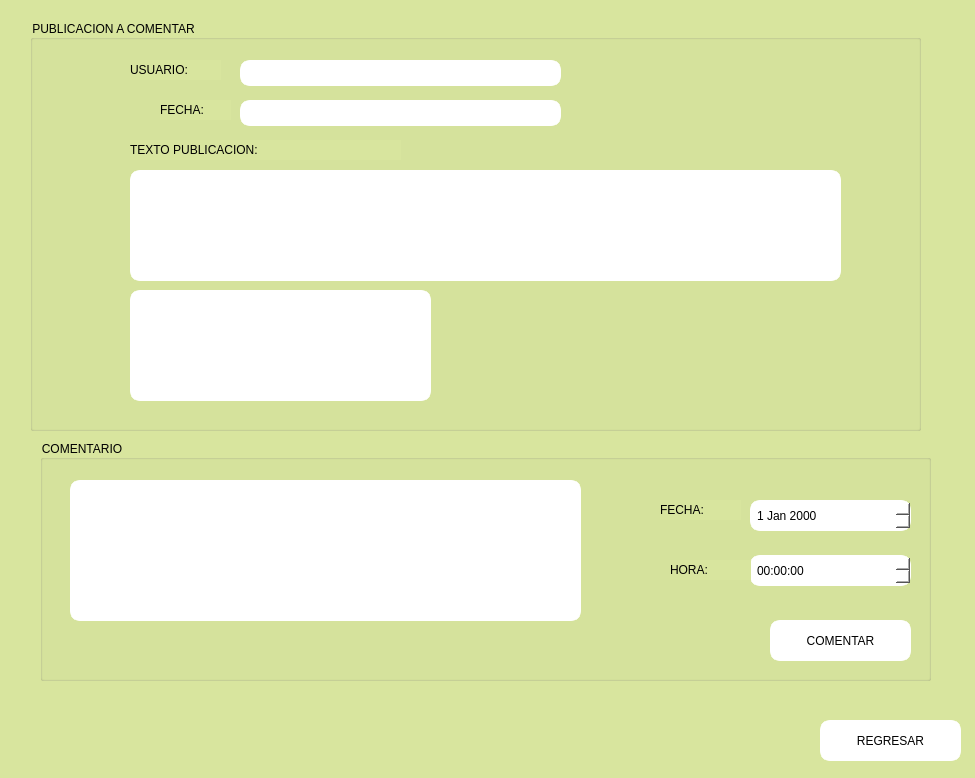
<?xml version="1.0" encoding="UTF-8"?>
<ui version="4.0">
 <class>ComentarU</class>
 <widget class="QMainWindow" name="ComentarU">
  <property name="geometry">
   <rect>
    <x>0</x>
    <y>0</y>
    <width>975</width>
    <height>778</height>
   </rect>
  </property>
  <property name="windowTitle">
   <string>MainWindow</string>
  </property>
  <property name="styleSheet">
   <string notr="true">background-color: rgb(216, 229, 158);</string>
  </property>
  <widget class="QWidget" name="centralwidget">
   <widget class="QPushButton" name="btnRegresar">
    <property name="geometry">
     <rect>
      <x>820</x>
      <y>720</y>
      <width>141</width>
      <height>41</height>
     </rect>
    </property>
    <property name="cursor">
     <cursorShape>PointingHandCursor</cursorShape>
    </property>
    <property name="styleSheet">
     <string notr="true">font: 900 10pt &quot;Segoe UI Black&quot;;
border: 5px solid white;
background-color: rgb(255, 255, 255);
border-radius: 10px;
</string>
    </property>
    <property name="text">
     <string>REGRESAR</string>
    </property>
   </widget>
   <widget class="QGroupBox" name="groupBox_2">
    <property name="geometry">
     <rect>
      <x>30</x>
      <y>20</y>
      <width>891</width>
      <height>411</height>
     </rect>
    </property>
    <property name="styleSheet">
     <string notr="true">font: 12pt &quot;Sitka&quot;;</string>
    </property>
    <property name="title">
     <string>PUBLICACION A COMENTAR</string>
    </property>
    <widget class="QLabel" name="lblUsuario">
     <property name="geometry">
      <rect>
       <x>100</x>
       <y>40</y>
       <width>91</width>
       <height>20</height>
      </rect>
     </property>
     <property name="styleSheet">
      <string notr="true">font: 600 12pt &quot;Segoe UI Semibold&quot;;</string>
     </property>
     <property name="text">
      <string>USUARIO: </string>
     </property>
    </widget>
    <widget class="QLabel" name="lblFecha">
     <property name="geometry">
      <rect>
       <x>130</x>
       <y>80</y>
       <width>71</width>
       <height>20</height>
      </rect>
     </property>
     <property name="styleSheet">
      <string notr="true">font: 600 12pt &quot;Segoe UI Semibold&quot;;</string>
     </property>
     <property name="text">
      <string>FECHA: </string>
     </property>
    </widget>
    <widget class="QLabel" name="label_7">
     <property name="geometry">
      <rect>
       <x>100</x>
       <y>120</y>
       <width>271</width>
       <height>20</height>
      </rect>
     </property>
     <property name="styleSheet">
      <string notr="true">font: 600 12pt &quot;Segoe UI Semibold&quot;;</string>
     </property>
     <property name="text">
      <string>TEXTO PUBLICACION: </string>
     </property>
    </widget>
    <widget class="QLineEdit" name="txtUsuario">
     <property name="enabled">
      <bool>false</bool>
     </property>
     <property name="geometry">
      <rect>
       <x>210</x>
       <y>40</y>
       <width>321</width>
       <height>26</height>
      </rect>
     </property>
     <property name="styleSheet">
      <string notr="true">font: 600 11pt &quot;Segoe UI Variable Display Semib&quot;;
border: 5px solid white;
background-color: rgb(255, 255, 255);
border-radius: 10px;</string>
     </property>
    </widget>
    <widget class="QPlainTextEdit" name="plnText">
     <property name="enabled">
      <bool>false</bool>
     </property>
     <property name="geometry">
      <rect>
       <x>100</x>
       <y>150</y>
       <width>711</width>
       <height>111</height>
      </rect>
     </property>
     <property name="styleSheet">
      <string notr="true">font: 600 11pt &quot;Segoe UI Variable Display Semib&quot;;
border: 5px solid white;
background-color: rgb(255, 255, 255);
border-radius: 10px;</string>
     </property>
    </widget>
    <widget class="QLabel" name="lblImagen">
     <property name="enabled">
      <bool>false</bool>
     </property>
     <property name="geometry">
      <rect>
       <x>100</x>
       <y>270</y>
       <width>301</width>
       <height>111</height>
      </rect>
     </property>
     <property name="styleSheet">
      <string notr="true">font: 600 20pt &quot;Segoe UI Variable Display Semib&quot;;
border: 5px solid white;
background-color: rgb(255, 255, 255);
border-radius: 10px;</string>
     </property>
     <property name="text">
      <string/>
     </property>
    </widget>
    <widget class="QLineEdit" name="txtFecha">
     <property name="enabled">
      <bool>false</bool>
     </property>
     <property name="geometry">
      <rect>
       <x>210</x>
       <y>80</y>
       <width>321</width>
       <height>26</height>
      </rect>
     </property>
     <property name="styleSheet">
      <string notr="true">font: 600 11pt &quot;Segoe UI Variable Display Semib&quot;;
border: 5px solid white;
background-color: rgb(255, 255, 255);
border-radius: 10px;</string>
     </property>
    </widget>
   </widget>
   <widget class="QGroupBox" name="groupBox_3">
    <property name="geometry">
     <rect>
      <x>40</x>
      <y>440</y>
      <width>891</width>
      <height>241</height>
     </rect>
    </property>
    <property name="styleSheet">
     <string notr="true">font: 12pt &quot;Sitka&quot;;</string>
    </property>
    <property name="title">
     <string>COMENTARIO</string>
    </property>
    <widget class="QPlainTextEdit" name="txtComentario">
     <property name="enabled">
      <bool>true</bool>
     </property>
     <property name="geometry">
      <rect>
       <x>30</x>
       <y>40</y>
       <width>511</width>
       <height>141</height>
      </rect>
     </property>
     <property name="styleSheet">
      <string notr="true">font: 600 11pt &quot;Segoe UI Variable Display Semib&quot;;
border: 5px solid white;
background-color: rgb(255, 255, 255);
border-radius: 10px;</string>
     </property>
    </widget>
    <widget class="QPushButton" name="btnComentar">
     <property name="geometry">
      <rect>
       <x>730</x>
       <y>180</y>
       <width>141</width>
       <height>41</height>
      </rect>
     </property>
     <property name="cursor">
      <cursorShape>PointingHandCursor</cursorShape>
     </property>
     <property name="styleSheet">
      <string notr="true">font: 900 10pt &quot;Segoe UI Black&quot;;
border: 5px solid white;
background-color: rgb(255, 255, 255);
border-radius: 10px;
</string>
     </property>
     <property name="text">
      <string>COMENTAR</string>
     </property>
    </widget>
    <widget class="QTimeEdit" name="txtHora">
     <property name="geometry">
      <rect>
       <x>710</x>
       <y>115</y>
       <width>161</width>
       <height>31</height>
      </rect>
     </property>
     <property name="styleSheet">
      <string notr="true">font: 600 11pt &quot;Segoe UI Variable Display Semib&quot;;
border: 5px solid white;
background-color: rgb(255, 255, 255);
border-radius: 10px;</string>
     </property>
    </widget>
    <widget class="QLabel" name="lblCorreo">
     <property name="geometry">
      <rect>
       <x>630</x>
       <y>120</y>
       <width>81</width>
       <height>20</height>
      </rect>
     </property>
     <property name="styleSheet">
      <string notr="true">font: 600 14pt &quot;Segoe UI Semibold&quot;;</string>
     </property>
     <property name="text">
      <string>HORA:</string>
     </property>
    </widget>
    <widget class="QDateEdit" name="txtFechaa">
     <property name="geometry">
      <rect>
       <x>710</x>
       <y>60</y>
       <width>161</width>
       <height>31</height>
      </rect>
     </property>
     <property name="styleSheet">
      <string notr="true">font: 600 11pt &quot;Segoe UI Variable Display Semib&quot;;
border: 5px solid white;
background-color: rgb(255, 255, 255);
border-radius: 10px;</string>
     </property>
    </widget>
    <widget class="QLabel" name="label_4">
     <property name="geometry">
      <rect>
       <x>620</x>
       <y>60</y>
       <width>81</width>
       <height>20</height>
      </rect>
     </property>
     <property name="styleSheet">
      <string notr="true">font: 600 14pt &quot;Segoe UI Semibold&quot;;</string>
     </property>
     <property name="text">
      <string>FECHA:</string>
     </property>
    </widget>
   </widget>
  </widget>
 </widget>
 <resources/>
 <connections/>
</ui>
